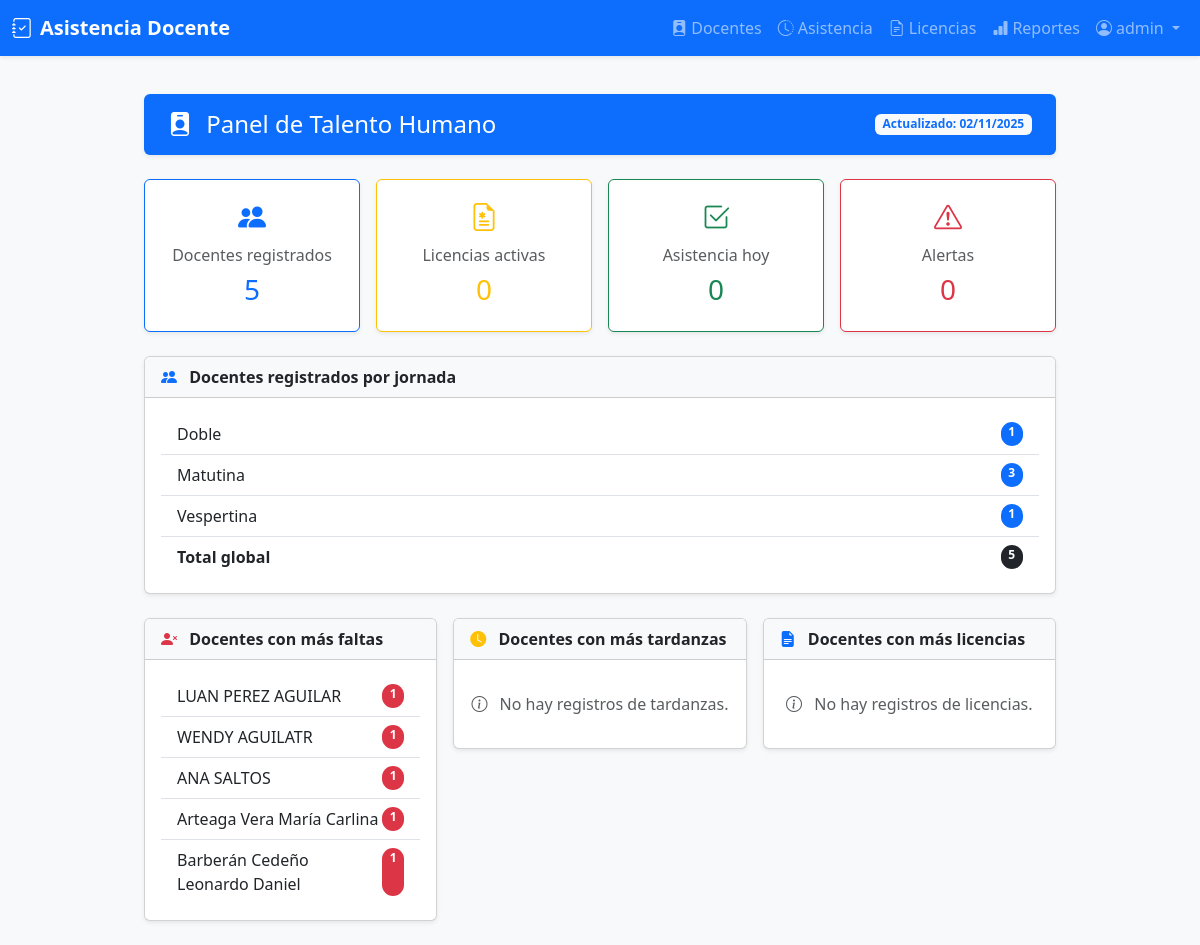
The page /dashboard/ (signed in) on the database its author committed.
### models/usuario.py (models this page shows, shortened)
class Usuario(UserMixin, db.Model):
    __tablename__ = 'usuarios'
    id = db.Column(db.Integer, primary_key=True)
    username = db.Column(db.String(50), unique=True, nullable=False)
    password_hash = db.Column(db.String(128), nullable=False)
    rol = db.Column(db.String(20), nullable=False)  # admin, talento_humano
    activo = db.Column(db.Boolean, default=True)
    fecha_creacion = db.Column(db.DateTime, default=db.func.current_timestamp())
    ultimo_acceso = db.Column(db.DateTime)
    def is_admin(self):
        return self.rol == 'admin'

### models/docente.py (models this page shows, shortened)
class Docente(db.Model):
    __tablename__ = 'docentes'
    id = db.Column(db.Integer, primary_key=True)
    nombre = db.Column(db.String(100), nullable=False, index=True)
    cedula = db.Column(db.String(10), unique=True, nullable=False, index=True)   # Nueva columna
    telefono = db.Column(db.String(15), nullable=False)                          # Nueva columna
    correo = db.Column(db.String(120), unique=True, nullable=False, index=True)  # Nueva columna
    jornada = db.Column(db.String(20), nullable=False, index=True)  # matutina o vespertina
    qr_code_path = db.Column(db.String(200))
    activo = db.Column(db.Boolean, default=True, index=True)
    tipo = db.Column(db.String(20), nullable=False, index=True)  # DOCENTE, ADMINISTRATIVO, CONSERJE, DECE
    fecha_creacion = db.Column(db.DateTime, default=db.func.current_timestamp())
    fecha_actualizacion = db.Column(
        db.DateTime,
        default=db.func.current_timestamp(),
        onupdate=db.func.current_timestamp()
    )
    asistencias = db.relationship('Asistencia', backref='docente', lazy=True, cascade='all, delete-orphan')
    licencias = db.relationship('Licencia', back_populates='docente', cascade='all, delete-orphan')
    __table_args__ = (
        db.Index('idx_docente_activo_tipo', 'activo', 'tipo'),
        db.Index('idx_docente_jornada_activo', 'jornada', 'activo'),
        db.Index('idx_docente_nombre', 'nombre'),
    )

### blueprints/dashboard/routes.py (the view)
@dashboard_bp.route('/', methods=['GET', 'POST'], endpoint='index')
@login_required
def dashboard_home():
    hoy = date.today()
    vencimiento_limite = hoy + timedelta(days=3)
    total_docentes = Docente.query.count()
    licencias_activas = Licencia.query.filter(
        Licencia.estado == 'aprobada',
        Licencia.fecha_inicio <= hoy,
        Licencia.fecha_fin >= hoy
    ).count()
    asistencia_hoy = Asistencia.query.filter(Asistencia.fecha == hoy).count()
    alertas = Licencia.query.filter(
        Licencia.estado == 'aprobada',
        Licencia.fecha_fin <= vencimiento_limite,
        Licencia.fecha_fin >= hoy
    ).count()
    metric_cards = [
        ('Docentes registrados', total_docentes),
        ('Licencias activas', licencias_activas),
        ('Asistencia hoy', asistencia_hoy),
        ('Alertas', alertas)
    ]
    estado_raw = db.session.query(
        Licencia.estado,
        func.count(Licencia.id)
    ).group_by(Licencia.estado).all()
    estado_chart = {
        'labels': [estado.capitalize() for estado, _ in estado_raw] if estado_raw else [],
        'values': [cantidad for _, cantidad in estado_raw] if estado_raw else []
    }
    ranking = db.session.query(
        Docente.nombre,
        func.count(Licencia.id)
    ).join(Licencia).group_by(Docente.id).order_by(func.count(Licencia.id).desc()).limit(5).all()
    ranking_tardanzas = db.session.query(
        Docente.nombre,
        func.count(Asistencia.id)
    ).join(Asistencia).filter(Asistencia.hora_entrada > time(7, 30))\
    .group_by(Docente.id).order_by(func.count(Asistencia.id).desc()).limit(5).all()
    dias_recientes = [hoy - timedelta(days=i) for i in range(5)]
    ranking_faltas = db.session.query(
        Docente.nombre,
        func.count().label('faltas')
    ).outerjoin(Asistencia, (Asistencia.docente_id == Docente.id) & (Asistencia.fecha.in_(dias_recientes)))\
    .filter(Asistencia.id == None)\
    .group_by(Docente.id).order_by(func.count().desc()).limit(5).all()
    jornadas_raw = db.session.query(
        Docente.jornada,
        func.count(Docente.id)
    ).group_by(Docente.jornada).all()
    total_docentes = sum(cantidad for _, cantidad in jornadas_raw)
    docentes_por_jornada = [
        (jornada.capitalize(), cantidad) for jornada, cantidad in jornadas_raw
    ]
    return render_template('dashboard/dashboard.html',
        metric_cards=metric_cards,
        estado_chart=estado_chart,
        ranking=ranking,
        ranking_tardanzas=ranking_tardanzas,
        ranking_faltas=ranking_faltas,
        docentes_por_jornada=docentes_por_jornada,
        total_docentes=total_docentes,
        hoy=hoy
    )

### templates/dashboard/dashboard.html
{% extends 'base.html' %}
{% block content %}
<div class="container py-4">
  <div class="bg-primary text-white rounded px-4 py-3 mb-4 shadow-sm d-flex justify-content-between align-items-center">
    <h4 class="mb-0"><i class="bi bi-person-badge-fill me-2"></i> Panel de Talento Humano</h4>
    <span class="badge bg-light text-primary">Actualizado: {{ hoy.strftime('%d/%m/%Y') }}</span>
  </div>
  {% set card_styles = [
    ('bi-people-fill', 'primary'),
    ('bi-file-earmark-medical', 'warning'),
    ('bi-check2-square', 'success'),
    ('bi-exclamation-triangle', 'danger')
  ] %}
  <div class="row g-3 mb-4">
    {% for label, value in metric_cards %}
      {% set icon, color = card_styles[loop.index0] %}
      <div class="col-md-3">
        <div class="card text-center border-{{ color }} shadow-sm">
          <div class="card-body">
            <div class="mb-2 text-{{ color }}">
              <i class="bi {{ icon }} fs-3"></i>
            </div>
            <h6 class="text-muted">{{ label }}</h6>
            <h3 class="text-{{ color }}">{{ value }}</h3>
          </div>
        </div>
      </div>
    {% endfor %}
  </div>
  <div class="card mb-4 shadow-sm">
    <div class="card-header bg-light">
      <strong><i class="bi bi-people-fill me-2 text-primary"></i> Docentes registrados por jornada</strong>
    </div>
    <div class="card-body">
      <ul class="list-group list-group-flush">
        {% for jornada, cantidad in docentes_por_jornada %}
          <li class="list-group-item d-flex justify-content-between">
            <span>{{ jornada }}</span>
            <span class="badge bg-primary rounded-pill">{{ cantidad }}</span>
          </li>
        {% endfor %}
        <li class="list-group-item d-flex justify-content-between fw-bold">
          <span>Total global</span>
          <span class="badge bg-dark rounded-pill">{{ total_docentes }}</span>
        </li>
      </ul>
    </div>
  </div>
  <div class="row g-3">
    <div class="col-md-4">
      <div class="card shadow-sm">
        <div class="card-header bg-light"><strong><i class="bi bi-person-x-fill me-2 text-danger"></i> Docentes con más faltas</strong></div>
        <div class="card-body">
          {% if ranking_faltas %}
            <ul class="list-group list-group-flush">
              {% for nombre, cantidad in ranking_faltas %}
                <li class="list-group-item d-flex justify-content-between">
                  <span>{{ nombre }}</span>
                  <span class="badge bg-danger rounded-pill">{{ cantidad }}</span>
                </li>
              {% endfor %}
            </ul>
          {% else %}
            <div class="text-muted text-center py-3">
              <i class="bi bi-info-circle me-2"></i> No hay datos de faltas recientes.
            </div>
          {% endif %}
        </div>
      </div>
    </div>
    <div class="col-md-4">
      <div class="card shadow-sm">
        <div class="card-header bg-light"><strong><i class="bi bi-clock-fill me-2 text-warning"></i> Docentes con más tardanzas</strong></div>
        <div class="card-body">
          {% if ranking_tardanzas %}
            <ul class="list-group list-group-flush">
              {% for nombre, cantidad in ranking_tardanzas %}
                <li class="list-group-item d-flex justify-content-between">
                  <span>{{ nombre }}</span>
                  <span class="badge bg-warning rounded-pill">{{ cantidad }}</span>
                </li>
              {% endfor %}
            </ul>
          {% else %}
            <div class="text-muted text-center py-3">
              <i class="bi bi-info-circle me-2"></i> No hay registros de tardanzas.
            </div>
          {% endif %}
        </div>
      </div>
    </div>
    <div class="col-md-4">
      <div class="card shadow-sm">
        <div class="card-header bg-light"><strong><i class="bi bi-file-earmark-text-fill me-2 text-primary"></i> Docentes con más licencias</strong></div>
        <div class="card-body">
          {% if ranking %}
            <ul class="list-group list-group-flush">
              {% for nombre, cantidad in ranking %}
                <li class="list-group-item d-flex justify-content-between">
                  <span>{{ nombre }}</span>
                  <span class="badge bg-primary rounded-pill">{{ cantidad }}</span>
                </li>
              {% endfor %}
            </ul>
          {% else %}
            <div class="text-muted text-center py-3">
              <i class="bi bi-info-circle me-2"></i> No hay registros de licencias.
            </div>
          {% endif %}
        </div>
      </div>
    </div>
  </div>
</div>
{% endblock %}

### templates/base.html (shortened to what this page needs)
<!DOCTYPE html>
<html lang="es">
<head>
  <link href="https://cdn.jsdelivr.net/npm/bootstrap@5.3.2/dist/css/bootstrap.min.css" rel="stylesheet">
  <link href="https://cdn.jsdelivr.net/npm/bootstrap-icons@1.10.5/font/bootstrap-icons.css" rel="stylesheet">
  <link href="https://cdn.jsdelivr.net/npm/select2@4.1.0-rc.0/dist/css/select2.min.css" rel="stylesheet" />
</head>
<body>
  <nav class="navbar navbar-expand-lg navbar-dark bg-primary fixed-top shadow-sm">
    <div class="container-fluid">
      <a class="navbar-brand" href="{{ url_for('dashboard.index') }}">
        <i class="bi bi-journal-check me-2"></i>Asistencia Docente
      </a>
      <div class="collapse navbar-collapse" id="navbarNav">
        <ul class="navbar-nav ms-auto">
          {% if current_user.is_authenticated %}
            <li class="nav-item"><a class="nav-link" href="{{ url_for('docentes.index') }}"><i class="bi bi-person-badge-fill me-1"></i>Docentes</a></li>
            <li class="nav-item"><a class="nav-link" href="{{ url_for('asistencia.reportes') }}"><i class="bi bi-clock-history me-1"></i>Asistencia</a></li>
            <li class="nav-item"><a class="nav-link" href="{{ url_for('licencias.index') }}"><i class="bi bi-file-earmark-text me-1"></i>Licencias</a></li>
            <li class="nav-item"><a class="nav-link" href="{{ url_for('reportes.reporte_incumplimientos') }}"><i class="bi bi-bar-chart-fill me-1"></i>Reportes</a></li>
            <li class="nav-item dropdown">
              <a class="nav-link dropdown-toggle" href="#" id="navbarDropdown" role="button"
                 data-bs-toggle="dropdown" aria-expanded="false">
                <i class="bi bi-person-circle me-1"></i>{{ current_user.username }}
              </a>
            </li>
          {% else %}
            <li class="nav-item"><a class="nav-link" href="{{ url_for('auth.login') }}"><i class="bi bi-box-arrow-in-right me-1"></i>Iniciar Sesión</a></li>
          {% endif %}
        </ul>
      </div>
    </div>
  </nav>
  <div class="container">
    {% block content %}{% endblock %}
  </div>
</body>
</html>

### templates/base.html (style rules this page uses)
body { padding-top: 70px; background-color: #f8f9fa; }
.container { max-width: 960px; }
.navbar-brand { font-weight: 600; }
.nav-link { font-weight: 500; }

### rows shown on the page
Usuario: username "admin"
Docente: jornada "Doble", activo "1", nombre "ANA SALTOS"
Docente: jornada "Vespertina", activo "1", nombre "WENDY AGUILATR"
Docente: nombre "LUAN PEREZ AGUILAR", cantidad "1"
Docente: nombre "Arteaga Vera María Carlina", activo "1"
Docente: nombre "Barberán Cedeño Leonardo Daniel", activo "1"

### other values the page prints
{{ label }} "Docentes registrados" "Licencias activas" "Asistencia hoy" "Alertas"
{{ value }} "5" "0" "0" "0"
{{ jornada }} "Matutina"
{{ cantidad }} "3"
{{ total_docentes }} "5"
